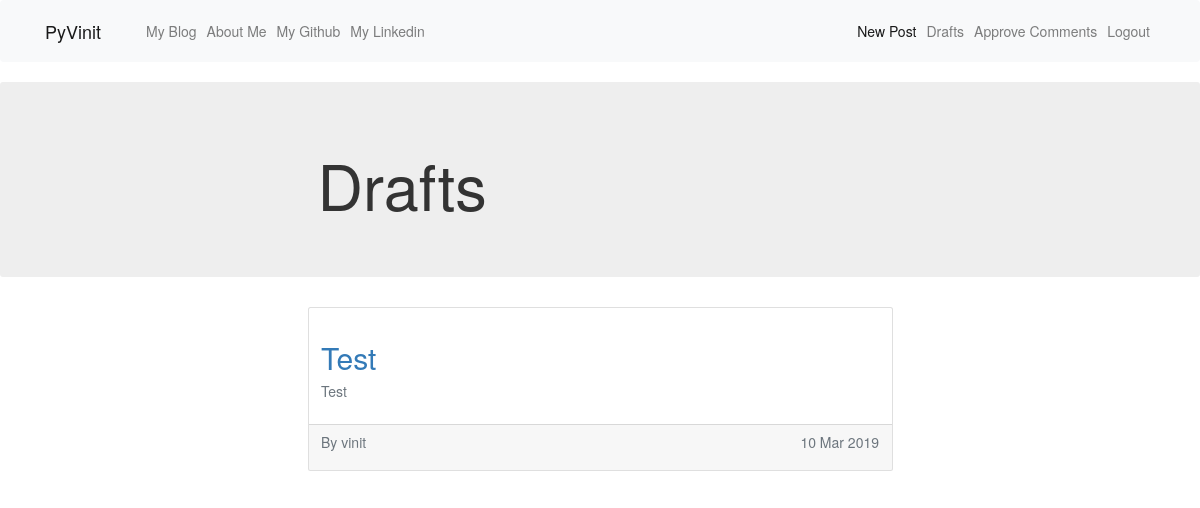
Page /drafts/ (signed in) on the committed database.
### blog/models.py (models this page shows, shortened)
class Post(models.Model):
    author = models.ForeignKey('auth.User', on_delete=models.CASCADE)
    title = models.CharField(max_length=256)
    text = models.TextField()
    create_date = models.DateTimeField(default=timezone.now)
    published_date = models.DateTimeField(blank=True, null=True)

### blog/views.py (the view)
# urls.py: path('drafts/', views.DraftListView.as_view(), name="post_draft_list"),
class DraftListView(LoginRequiredMixin, ListView):
    login_url = '/login/'
    template_name = 'blog/post_draft_list.html'
    model = Post
    def get_queryset(self):
        return Post.objects.filter(published_date__isnull=True).order_by('-create_date')

### blog/templates/blog/post_draft_list.html
{% extends "blog/base.html" %}
{% block body_block %}
<div class="jumbotron">
    <div class="row">
        <div class="col-md-6 col-md-offset-3">
            <h1>Drafts</h1>
        </div>
    </div>
</div>
<div class="row">
    <div class="col-md-6 col-md-offset-3">
        {% if post_list %}
        {% for post in post_list %}
        <a style="text-decoration:none" href="{% url 'post_detail' pk=post.pk %}">
            <div class="card mb-3">
                <div class="card-body">
                    <h2 class="card-title">{{post.title}}</h2>
                    <div class="card-text text-muted">
                        <p>{{post.text|striptags|truncatechars:200}}</p>
                    </div>
                </div>
                <div class="card-footer">
                    <div class="text-muted d-flex justify-content-between w-100">
                        <p>By {{post.author}}</p><p>{{post.create_date|date:"j M Y"}}</p>
                    </div>
                </div>
            </div>
        </a>
        {% endfor %}
        {% else %}
        <p>0 Drafts</p>
        {% endif %}
    </div>
</div>
{% endblock %}

### rows in the picture
Post: title "Test", text "Test", author "vinit", create_date "10 Mar 2019"
